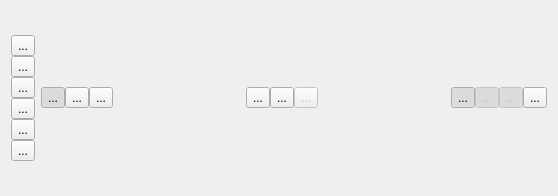
<?xml version="1.0" encoding="UTF-8"?>
<ui version="4.0">
 <class>ControlFlowGraphView</class>
 <widget class="QWidget" name="ControlFlowGraphView">
  <property name="geometry">
   <rect>
    <x>0</x>
    <y>0</y>
    <width>558</width>
    <height>196</height>
   </rect>
  </property>
  <property name="windowTitle">
   <string>Control Flow Graph</string>
  </property>
  <layout class="QHBoxLayout" name="horizontalLayout">
   <item>
    <layout class="QVBoxLayout" name="verticalLayoutTools">
     <property name="spacing">
      <number>0</number>
     </property>
     <property name="sizeConstraint">
      <enum>QLayout::SetMinimumSize</enum>
     </property>
     <item>
      <spacer name="verticalSpacer2">
       <property name="orientation">
        <enum>Qt::Vertical</enum>
       </property>
       <property name="sizeHint" stdset="0">
        <size>
         <width>0</width>
         <height>0</height>
        </size>
       </property>
      </spacer>
     </item>
     <item>
      <widget class="QToolButton" name="settingsToolButton">
       <property name="toolTip">
        <string>Configure</string>
       </property>
       <property name="text">
        <string>...</string>
       </property>
       <property name="icon">
        <iconset>
         <normaloff>../../../usr/share/icons/oxygen/22x22/actions/configure.png</normaloff>../../../usr/share/icons/oxygen/22x22/actions/configure.png</iconset>
       </property>
      </widget>
     </item>
     <item>
      <widget class="QToolButton" name="birdseyeToolButton">
       <property name="toolTip">
        <string>Enable/Disable Bird's Eye</string>
       </property>
       <property name="text">
        <string>...</string>
       </property>
       <property name="icon">
        <iconset>
         <normaloff>../../../usr/share/icons/oxygen/16x16/actions/edit-find.png</normaloff>../../../usr/share/icons/oxygen/16x16/actions/edit-find.png</iconset>
       </property>
       <property name="checkable">
        <bool>true</bool>
       </property>
      </widget>
     </item>
     <item>
      <widget class="QToolButton" name="visualmappingsToolButton">
       <property name="toolTip">
        <string>Visual Mappings</string>
       </property>
       <property name="text">
        <string>...</string>
       </property>
       <property name="icon">
        <iconset>
         <normaloff>../../../usr/share/icons/oxygen/16x16/actions/view-statistics.png</normaloff>../../../usr/share/icons/oxygen/16x16/actions/view-statistics.png</iconset>
       </property>
      </widget>
     </item>
     <item>
      <widget class="QToolButton" name="zoominToolButton">
       <property name="toolTip">
        <string>Zoom In</string>
       </property>
       <property name="text">
        <string>...</string>
       </property>
       <property name="icon">
        <iconset>
         <normaloff>../../../usr/share/icons/oxygen/16x16/actions/zoom-in.png</normaloff>../../../usr/share/icons/oxygen/16x16/actions/zoom-in.png</iconset>
       </property>
      </widget>
     </item>
     <item>
      <widget class="QToolButton" name="zoomoutToolButton">
       <property name="toolTip">
        <string>Zoom Out</string>
       </property>
       <property name="text">
        <string>...</string>
       </property>
       <property name="icon">
        <iconset>
         <normaloff>../../../usr/share/icons/oxygen/16x16/actions/zoom-out.png</normaloff>../../../usr/share/icons/oxygen/16x16/actions/zoom-out.png</iconset>
       </property>
      </widget>
     </item>
     <item>
      <widget class="QToolButton" name="zoomfitToolButton">
       <property name="toolTip">
        <string>Best Fit</string>
       </property>
       <property name="text">
        <string>...</string>
       </property>
       <property name="icon">
        <iconset>
         <normaloff>../../../usr/share/icons/oxygen/16x16/actions/zoom-fit-best.png</normaloff>../../../usr/share/icons/oxygen/16x16/actions/zoom-fit-best.png</iconset>
       </property>
      </widget>
     </item>
     <item>
      <spacer name="verticalSpacer1">
       <property name="orientation">
        <enum>Qt::Vertical</enum>
       </property>
       <property name="sizeHint" stdset="0">
        <size>
         <width>0</width>
         <height>0</height>
        </size>
       </property>
      </spacer>
     </item>
    </layout>
   </item>
   <item>
    <layout class="QVBoxLayout" name="verticalLayout">
     <item>
      <layout class="QHBoxLayout" name="horizontalUpperLayout">
       <property name="spacing">
        <number>0</number>
       </property>
       <item>
        <widget class="QToolButton" name="modeFunctionToolButton">
         <property name="toolTip">
          <string>Show control flow between functions (CTRL+ALT+1)</string>
         </property>
         <property name="text">
          <string>...</string>
         </property>
         <property name="icon">
          <iconset>
           <normaloff>../../../usr/share/icons/oxygen/16x16/actions/flag-blue.png</normaloff>../../../usr/share/icons/oxygen/16x16/actions/flag-blue.png</iconset>
         </property>
         <property name="shortcut">
          <string>Ctrl+Alt+1</string>
         </property>
         <property name="checkable">
          <bool>true</bool>
         </property>
         <property name="checked">
          <bool>true</bool>
         </property>
         <property name="autoExclusive">
          <bool>true</bool>
         </property>
        </widget>
       </item>
       <item>
        <widget class="QToolButton" name="modeClassToolButton">
         <property name="toolTip">
          <string>Show control flow between classes (CTRL+ALT+2)</string>
         </property>
         <property name="text">
          <string>...</string>
         </property>
         <property name="icon">
          <iconset>
           <normaloff>../../../usr/share/icons/oxygen/16x16/actions/flag-green.png</normaloff>../../../usr/share/icons/oxygen/16x16/actions/flag-green.png</iconset>
         </property>
         <property name="shortcut">
          <string>Ctrl+Alt+2</string>
         </property>
         <property name="checkable">
          <bool>true</bool>
         </property>
         <property name="autoExclusive">
          <bool>true</bool>
         </property>
        </widget>
       </item>
       <item>
        <widget class="QToolButton" name="modeNamespaceToolButton">
         <property name="toolTip">
          <string>Show control flow between namespaces (CTRL+ALT+3)</string>
         </property>
         <property name="text">
          <string>...</string>
         </property>
         <property name="icon">
          <iconset>
           <normaloff>../../../usr/share/icons/oxygen/16x16/actions/flag-red.png</normaloff>../../../usr/share/icons/oxygen/16x16/actions/flag-red.png</iconset>
         </property>
         <property name="shortcut">
          <string>Ctrl+Alt+3</string>
         </property>
         <property name="checkable">
          <bool>true</bool>
         </property>
         <property name="autoExclusive">
          <bool>true</bool>
         </property>
        </widget>
       </item>
       <item>
        <spacer name="horizontalSpacer1">
         <property name="orientation">
          <enum>Qt::Horizontal</enum>
         </property>
         <property name="sizeHint" stdset="0">
          <size>
           <width>40</width>
           <height>20</height>
          </size>
         </property>
        </spacer>
       </item>
       <item>
        <widget class="QToolButton" name="clusteringClassToolButton">
         <property name="toolTip">
          <string>Group nodes by class (CTRL+ALT+8)</string>
         </property>
         <property name="text">
          <string>...</string>
         </property>
         <property name="shortcut">
          <string>Ctrl+Alt+8</string>
         </property>
         <property name="checkable">
          <bool>true</bool>
         </property>
        </widget>
       </item>
       <item>
        <widget class="QToolButton" name="clusteringNamespaceToolButton">
         <property name="toolTip">
          <string>Group nodes by namespace (CTRL+ALT+9)</string>
         </property>
         <property name="text">
          <string>...</string>
         </property>
         <property name="shortcut">
          <string>Ctrl+Alt+9</string>
         </property>
         <property name="checkable">
          <bool>true</bool>
         </property>
        </widget>
       </item>
       <item>
        <widget class="QToolButton" name="clusteringProjectToolButton">
         <property name="enabled">
          <bool>false</bool>
         </property>
         <property name="toolTip">
          <string>Group nodes by project (CTRL+ALT+0)</string>
         </property>
         <property name="text">
          <string>...</string>
         </property>
         <property name="shortcut">
          <string>Ctrl+Alt+0</string>
         </property>
         <property name="checkable">
          <bool>true</bool>
         </property>
        </widget>
       </item>
       <item>
        <spacer name="horizontalSpacer2">
         <property name="orientation">
          <enum>Qt::Horizontal</enum>
         </property>
         <property name="sizeHint" stdset="0">
          <size>
           <width>40</width>
           <height>20</height>
          </size>
         </property>
        </spacer>
       </item>
       <item>
        <widget class="QToolButton" name="drawIncomingArcsToolButton">
         <property name="toolTip">
          <string>Draw incoming arcs to the current function</string>
         </property>
         <property name="text">
          <string>...</string>
         </property>
         <property name="checkable">
          <bool>true</bool>
         </property>
         <property name="checked">
          <bool>true</bool>
         </property>
        </widget>
       </item>
       <item>
        <widget class="QToolButton" name="useFolderNameToolButton">
         <property name="enabled">
          <bool>false</bool>
         </property>
         <property name="toolTip">
          <string>Use folder name instead of Global Namespace</string>
         </property>
         <property name="text">
          <string>...</string>
         </property>
         <property name="checkable">
          <bool>true</bool>
         </property>
         <property name="checked">
          <bool>true</bool>
         </property>
        </widget>
       </item>
       <item>
        <widget class="QToolButton" name="useShortNamesToolButton">
         <property name="enabled">
          <bool>false</bool>
         </property>
         <property name="toolTip">
          <string>Use short (non-qualified) names for clustered graphs</string>
         </property>
         <property name="text">
          <string>...</string>
         </property>
         <property name="checkable">
          <bool>true</bool>
         </property>
         <property name="checked">
          <bool>true</bool>
         </property>
        </widget>
       </item>
       <item>
        <widget class="QToolButton" name="lockControlFlowGraphToolButton">
         <property name="text">
          <string>...</string>
         </property>
         <property name="checkable">
          <bool>true</bool>
         </property>
        </widget>
       </item>
      </layout>
     </item>
    </layout>
   </item>
  </layout>
 </widget>
 <resources/>
 <connections/>
</ui>
